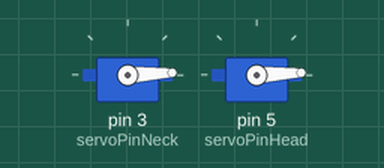
This sketch was run on a simulated Arduino Uno, built with avr-gcc and run on an emulated ATmega328P. Shown: 2 × servo.

Above: at 0.05 s.
At 0.85 s:
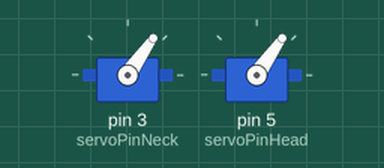
At 1.7 s:
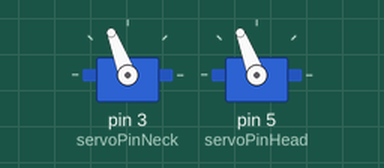
At 3.4 s:
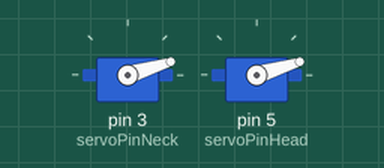
Timing chart, 0 to 8.4 s (numbered marks = the images above):
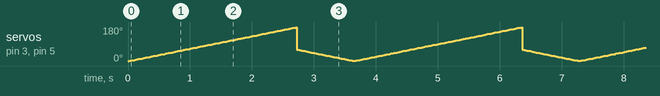

The sketch:

motors_moving.ino
```cpp
#include <Servo.h>

Servo servoNeck;
Servo servoHead;
int servoPinNeck = 3;
int servoPinHead = 5;

void setup(){
  Serial.begin(9600);
  servoNeck.attach(servoPinNeck);
  servoHead.attach(servoPinHead);
}

void loop(){
  //int servoAngleNeck; 10;
  //int servoAngleHead; 10;

//  servoNeck.write(servoAngleNeck);
//  servoHead.write(servoAngleHead);

  for(int pos = 0;pos<180;pos+=1){
     servoNeck.write(pos);
    servoHead.write(pos);
   delay(15);
  }
  for(int pos = 60;pos>=1;pos-=1){
    servoNeck.write(pos);
    servoHead.write(pos);
    delay(15);
  }
}
```
